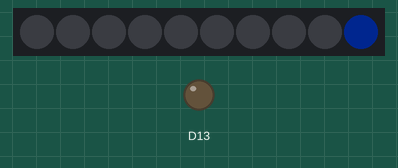
A sketch run on a simulated Adafruit Circuit Playground Express. Shown: 10 RGB LEDs in strip order, left to right, output pins drawn as LEDs (lit = HIGH). Dim RGB values are drawn brighter than linear.

Above: at 0.37 s.
At 0.87 s:
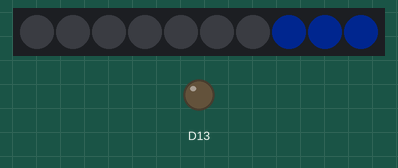
At 1.38 s:
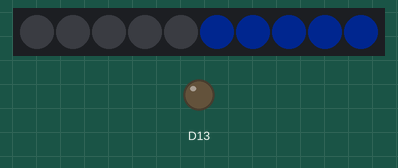
At 1.88 s:
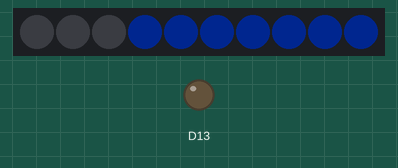
At 2.3 s:
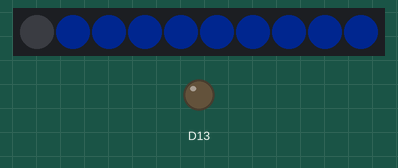

The sketch:

LightPatternTesting.ino
```cpp
#include <Adafruit_CircuitPlayground.h>
#include <Math.h>
#include <AsyncDelay.h>

const int WheelBlue = 150;

void setup() {  //typical boilerplate setup function
  CircuitPlayground.begin();
  Serial.begin(9600);
}

void loop() {        //working cirle to the right.
  int CurrentSpeed = 80;
  int CurrentDelay= (60000/CurrentSpeed);

for(int j=0; j<10; ++j){
  for(int i=0; i<(j+1); ++i){
    CircuitPlayground.setPixelColor((10-i), CircuitPlayground.colorWheel(WheelBlue));
  }
delay(250);
}
delay(100000);
}
```
